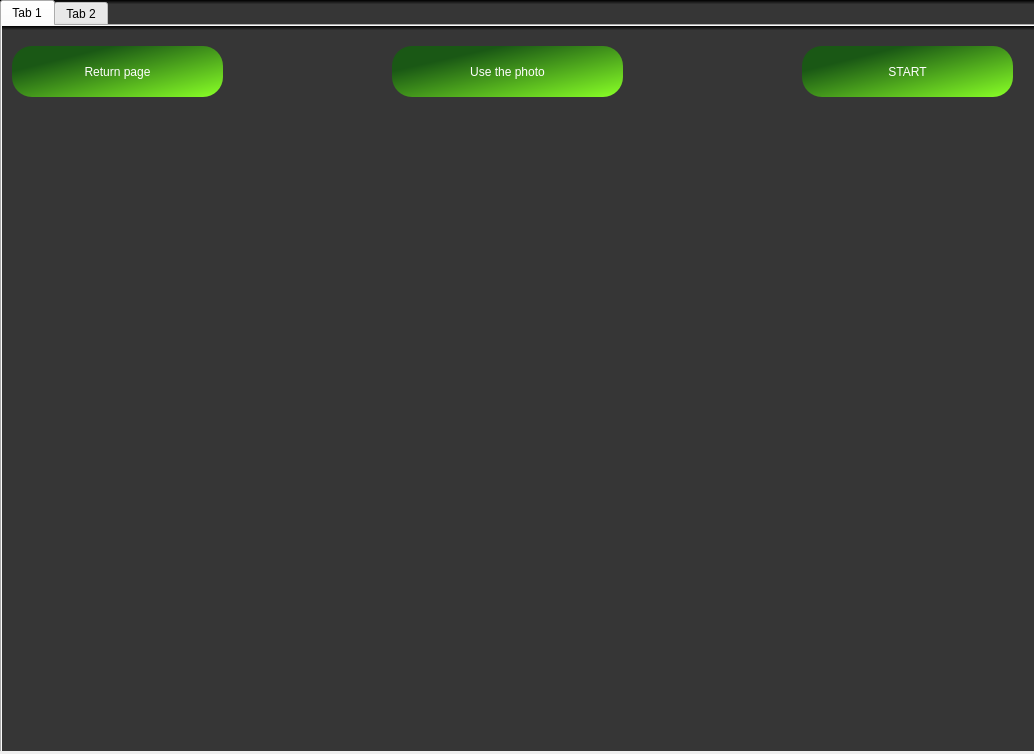
<?xml version="1.0" encoding="UTF-8"?>
<ui version="4.0">
 <class>Dialog</class>
 <widget class="QDialog" name="Dialog">
  <property name="geometry">
   <rect>
    <x>0</x>
    <y>0</y>
    <width>1034</width>
    <height>754</height>
   </rect>
  </property>
  <property name="windowTitle">
   <string>Dialog</string>
  </property>
  <widget class="QWidget" name="view" native="true">
   <property name="geometry">
    <rect>
     <x>0</x>
     <y>0</y>
     <width>1041</width>
     <height>751</height>
    </rect>
   </property>
   <property name="styleSheet">
    <string notr="true">QWidget#view{
background-color:qlineargradient(spread:pad, x1:0, y1:0, x2:0, y2:0.00568182, stop:0 rgba(0, 0, 0, 255), stop:1 rgba(54, 54, 54, 255))}</string>
   </property>
   <widget class="QTabWidget" name="tabWidget">
    <property name="geometry">
     <rect>
      <x>0</x>
      <y>0</y>
      <width>1041</width>
      <height>761</height>
     </rect>
    </property>
    <property name="styleSheet">
     <string notr="true">settext:'ПРив'</string>
    </property>
    <property name="currentIndex">
     <number>0</number>
    </property>
    <widget class="QWidget" name="tab">
     <attribute name="title">
      <string>Tab 1</string>
     </attribute>
     <widget class="QWidget" name="view_2" native="true">
      <property name="geometry">
       <rect>
        <x>0</x>
        <y>0</y>
        <width>1041</width>
        <height>751</height>
       </rect>
      </property>
      <property name="styleSheet">
       <string notr="true">QWidget#view_2{
background-color:qlineargradient(spread:pad, x1:0, y1:0, x2:0, y2:0.00568182, stop:0 rgba(0, 0, 0, 255), stop:1 rgba(54, 54, 54, 255))}</string>
      </property>
      <widget class="QPushButton" name="pushButton">
       <property name="geometry">
        <rect>
         <x>10</x>
         <y>20</y>
         <width>211</width>
         <height>51</height>
        </rect>
       </property>
       <property name="styleSheet">
        <string notr="true">border-radius: 20px;
background-color: qlineargradient(spread:pad, x1:0.242, y1:0.244318, x2:1, y2:0.978, stop:0 rgba(26, 88, 21, 255), stop:1 rgba(136, 255, 38, 255));
font: 75 16pt &quot;MS Shell Dlg 2&quot;;
color: rgb(255, 255, 255)</string>
       </property>
       <property name="text">
        <string>Return page</string>
       </property>
      </widget>
      <widget class="QPushButton" name="pushButton_2">
       <property name="geometry">
        <rect>
         <x>390</x>
         <y>20</y>
         <width>231</width>
         <height>51</height>
        </rect>
       </property>
       <property name="styleSheet">
        <string notr="true">border-radius: 20px;
background-color: qlineargradient(spread:pad, x1:0.242, y1:0.244318, x2:1, y2:0.978, stop:0 rgba(26, 88, 21, 255), stop:1 rgba(136, 255, 38, 255));
font: 75 16pt &quot;MS Shell Dlg 2&quot;;
color: rgb(255, 255, 255)</string>
       </property>
       <property name="text">
        <string>Use the photo</string>
       </property>
      </widget>
      <widget class="QLabel" name="label_5">
       <property name="geometry">
        <rect>
         <x>20</x>
         <y>80</y>
         <width>991</width>
         <height>641</height>
        </rect>
       </property>
       <property name="text">
        <string/>
       </property>
      </widget>
      <widget class="QPushButton" name="pushButton_4">
       <property name="geometry">
        <rect>
         <x>800</x>
         <y>20</y>
         <width>211</width>
         <height>51</height>
        </rect>
       </property>
       <property name="styleSheet">
        <string notr="true">border-radius: 20px;
background-color: qlineargradient(spread:pad, x1:0.242, y1:0.244318, x2:1, y2:0.978, stop:0 rgba(26, 88, 21, 255), stop:1 rgba(136, 255, 38, 255));
font: 75 16pt &quot;MS Shell Dlg 2&quot;;
color: rgb(255, 255, 255)</string>
       </property>
       <property name="text">
        <string>START</string>
       </property>
      </widget>
     </widget>
    </widget>
    <widget class="QWidget" name="tab_2">
     <attribute name="title">
      <string>Tab 2</string>
     </attribute>
     <widget class="QPushButton" name="pushButton_3">
      <property name="geometry">
       <rect>
        <x>10</x>
        <y>520</y>
        <width>551</width>
        <height>191</height>
       </rect>
      </property>
      <property name="text">
       <string>PushButton</string>
      </property>
     </widget>
    </widget>
   </widget>
  </widget>
 </widget>
 <resources/>
 <connections/>
</ui>
